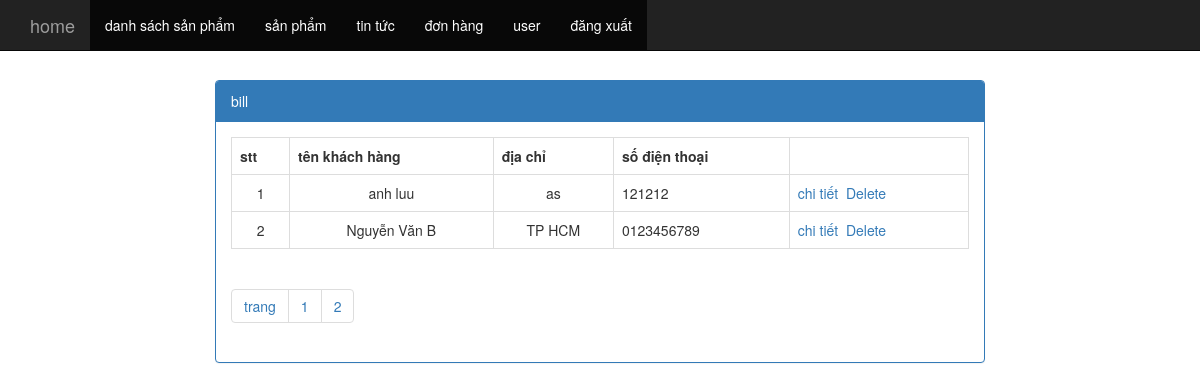
The app's page /admin/index.php?controller=bill (signed in) with its own data.
### tables this page shows
CREATE TABLE `tbl_order` (
  `pk_order_id` int(11) NOT NULL,
  `c_fullname` varchar(500) NOT NULL,
  `c_address` varchar(500) NOT NULL,
  `c_phone` varchar(500) NOT NULL,
  `c_create` date NOT NULL
);

### admin/controller/controller_bill.php (called while the page is built, shortened)
<?php
class bill extends controller{
	public function __construct()
	{
			$record_per_page=2;
			$total_record=$this->model->count("select * from tbl_order ");
			$num_page=ceil($total_record/$record_per_page);
			$page=isset($_GET["p"])?($_GET["p"]-1):0;
			$from=$page*$record_per_page;
			$data["arr"]=$this->model->fetch("select * from tbl_order order by pk_order_id desc limit $from,$record_per_page");
			$data["num_page"]=$num_page;
			extract($data);
			include("view/view_bill.php");
	}
}
new bill();
?>

### application/model.php (called while the page is built, shortened)
<?php
class model
{
	public function fetch($sql){
			global $con;
			$result = mysqli_query($con,$sql);
			$arr = array();
			while($rows = mysqli_fetch_array($result))
				$arr[] = $rows;
			return $arr;
		}
	public function count($sql)
	{
		global $con;
		$result=mysqli_query($con,$sql);
		return mysqli_num_rows($result);
	}
}
?>

### application/controller.php (called while the page is built, shortened)
<?php
class controller{
	public function __construct()
	{
		$this->model=new model();
	}
}
?>

### admin/view/view_bill.php (the view)
<div class="col-md-8 col-xs-offset-2">
	<div class="panel panel-primary" >
		<div class="panel-heading">
			bill
		</div>
		<div class="panel-body">
			<table class="table table-bordered table-hover">
					<tr>
						<th>stt</th>
						<th>tên khách hàng</th>
						<th>địa chỉ</th>
						<th>số điện thoại</th>
						<th></th>
					</tr>
					<?php
					$stt=0;
					foreach($arr as $rows )
					{
						$stt++;
					?>
					<tr>
						<td style="text-align: center;"><?php echo $stt?></td>
						<td style="text-align: center;"><?php echo $rows["c_fullname"]?></td>
						<td style="text-align: center;"><?php echo $rows["c_address"]?></td>
						<td><?php echo $rows["c_phone"]?></td>
						<td>
							<a href="index.php?controller=bill_detail&order_id=<?php echo $rows["pk_order_id"]?>">chi tiết</a>&nbsp;
							<a href="index.php?controller=bill&act=delete&id=<?php echo $rows["pk_order_id"]?>">Delete</a>
						</td>
						<?php } ?>
					</tr>
				</table>
				<ul class="pagination">
					<li><a href="">trang</a></li>
					<?php
					for($i=1;$i<=$num_page;$i++)
					{
					?>
					<li><a href="index.php?controller=bill&p=<?php echo $i?>"><?php echo $i?></a></li>
					<?php } ?>
				</ul>
			</div>
		</div>
	</div>
</div>

### records on screen
tbl_order: c_fullname "anh luu", c_address "as", c_phone "121212"
tbl_order: c_fullname "Nguyễn Văn B", c_address "TP HCM", c_phone "0123456789"
